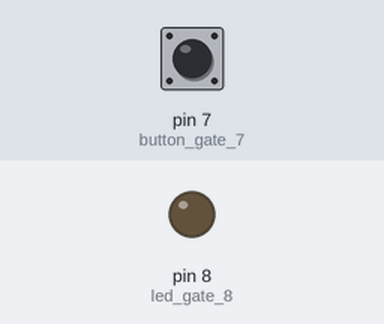
Bench run of a sketch on a simulated Arduino Uno, built with avr-gcc and run on an emulated ATmega328P. Shown: output pins drawn as LEDs (lit = HIGH). The inputs (shaded band) are chosen by the test bench; at power-on: pin 7 (button_gate_7) LOW.

Above: at 1.2 s.
1.3 s: pin 7 (button_gate_7) pulled HIGH for 0.15 s
At 2.2 s:
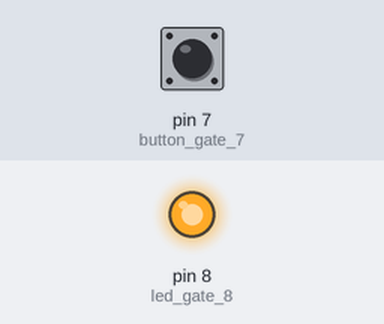
3.0 s: pin 7 (button_gate_7) pulled HIGH for 1 s
At 3.6 s:
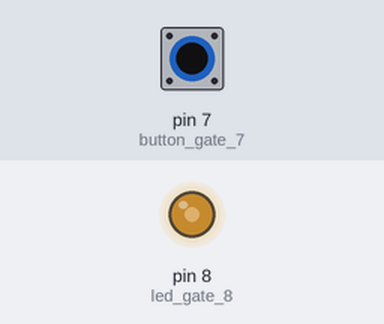
5.5 s: pin 7 (button_gate_7) pulled HIGH for 3.2 s
At 9.2 s:
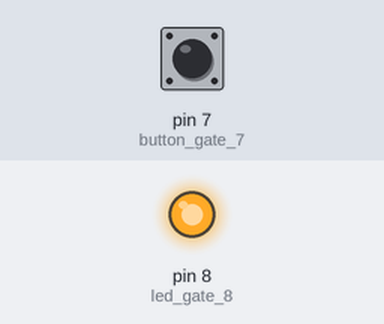
Timing chart, 0 to 10.7 s (numbered marks = the images above; inputs shaded):
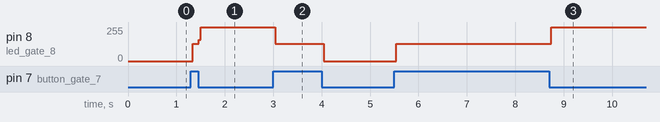

Measured:
- after the input at 1.3 s, pin 8 (led_gate_8): 0/255 → 128/255 at once, → 255/255 0.12 s later
- after the input at 3.0 s, pin 8 (led_gate_8): 255/255 → 128/255 at once, → 0/255 1.0 s later
- after the input at 5.5 s, pin 8 (led_gate_8): 0/255 → 128/255 at once, → 255/255 3.2 s later

The sketch:

Program_2.ino
```cpp
int SwitchState;
int SwitchStateInit;
int LedState;

void setup() {
  pinMode(8, OUTPUT); //led gate 8//
  pinMode(7, INPUT); //button gate 7//
  LedState = digitalRead(8);
}

void loop() {
  SwitchState = digitalRead(7); //read button value number 7//
  SwitchStateInit = 0; //put state 0 to button 7//
  if (SwitchState != SwitchStateInit && SwitchState == 1 ) { //compare button status at initialization//
    LedState = !LedState; //change led's value//
    digitalWrite(8, LedState); //change state's value//
  }
}
//light change its state when button is pressed//
```
